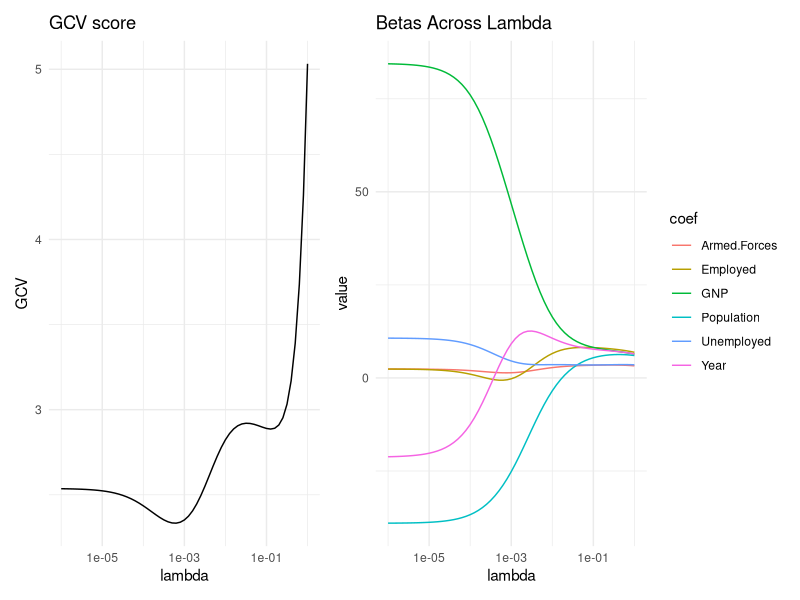
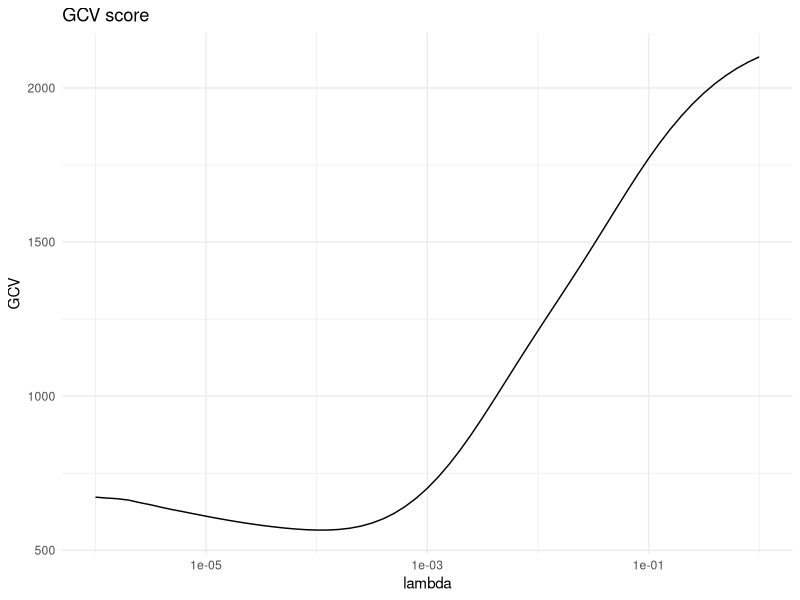
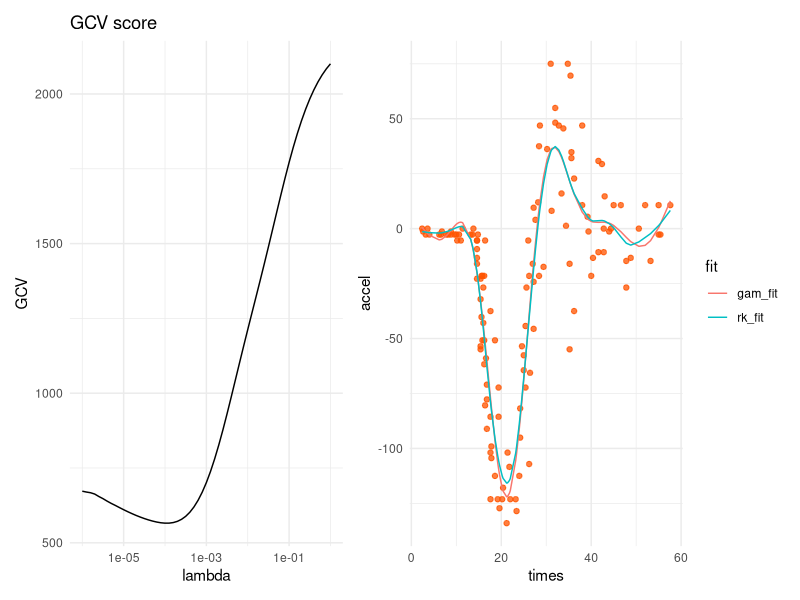

The R source for these figures, in order:
## ---- chunk 1
library(tidyverse)

data(longley)
y = longley[,1]
X = as.matrix(longley[,2:7])
X = apply(X, 2, scales::rescale, to = c(0, 1))
## ---- chunk 2
inverse <- function(X, eps = 1e-12) {
  eig.X = eigen(X, symmetric = TRUE)
  P = eig.X[[2]] 
  lambda = eig.X[[1]] 
  ind = lambda > eps
  lambda[ind] = 1/lambda[ind] 
  lambda[!ind] = 0
  
  P %*% diag(lambda) %*% t(P)
}
## ---- chunk 3
rk <- function(s, t) {
  init_len = length(s)
  rk = 0
  
  for (i in 1:init_len)
    rk = s[i]*t[i] + rk
  
  rk
} 
## ---- chunk 4
gram <- function(X, rkfunc = rk) {
  apply(X, 1, function(Row) 
    apply(X, 1, function(tRow) rkfunc(Row, tRow))
  )  
}
## ---- chunk 5
ridge <- function(X, y, lambda) {
  Gramm = gram(X)                                 # Gramm matrix (nxn)
  
  n = length(y)                                   
  Q = cbind(1, Gramm)                             # design matrix
  S = rbind(0, cbind(0, Gramm))
  
  M = crossprod(Q) + lambda*S
  M_inv = inverse(M)                              # inverse of M
  
  gamma_hat = crossprod(M_inv, crossprod(Q, y))
  f_hat = Q %*% gamma_hat
  
  A    = Q %*% M_inv %*% t(Q)
  tr_A = sum(diag(A))                             # trace of hat matrix
  
  rss  = crossprod(y - f_hat)                     # residual sum of squares
  gcv  = n*rss / (n - tr_A)^2                     # obtain GCV score
  
  list(
    f_hat = f_hat,
    gamma_hat = gamma_hat,
    beta_hat = c(gamma_hat[1], crossprod(gamma_hat[-1], X)),
    gcv = gcv
  )
}
## ---- chunk 6
lambda = 10^seq(-6, 0, by = .1)

gcv_search = map(lambda, function(lam) ridge(X, y, lam))

V = map_dbl(gcv_search, function(x) x$gcv)

ridge_coefs = map_df(gcv_search, function(x)
  data.frame(
    value = x$beta_hat[-1],
    coef  = colnames(X)
    ), .id = 'iter') %>% 
  mutate(
    lambda = lambda[as.integer(iter)]
  )
## ---- chunk 7
gcv_plot = qplot(
  lambda,
  V,
  geom = 'line',
  main = 'GCV score',
  ylab = 'GCV'
) +
  scale_x_log10() +
  theme_minimal()

beta_plot = ridge_coefs %>% 
  ggplot(aes(x = lambda, y = value, color = coef)) +
  geom_line() +
  scale_x_log10() +
  labs(title = 'Betas Across Lambda') +
  theme_minimal()

library(patchwork)

gcv_plot + beta_plot
## ---- chunk 8
ridge_model = ridge(X, y, lambda[which.min(V)])     # fit optimal model
### finding beta.0, beta.1 and beta.2 ##########
gamma_hat = ridge_model$gamma_hat
beta_0    = ridge_model$gamma_hat[1]               # intercept
beta_hat  = crossprod(gamma_hat[-1,], X)         # slope and noise term coefficients
## ---- chunk 9
c(beta_0, beta_hat)

ridge_glmnet = glmnet::glmnet(
  X,
  y,
  alpha  = 0,
  lambda = lambda,
  standardize = FALSE
)

cbind(
  est    = c(beta_0, beta_hat),
  glmnet = coef(ridge_glmnet)[, which.max(ridge_glmnet$dev.ratio)]
)
## ---- chunk 10
x = as.matrix(MASS::mcycle$times)
x = scales::rescale(x, to = c(0,1)) # rescale predictor to [0,1]
y = MASS::mcycle$accel
## ---- chunk 11
rk_spline <- function(s, t) {
  return(.5 * min(s, t)^2 * max(s, t) - (1/6) * min(s, t)^3)
}
## ---- chunk 12
smoothing_spline <- function(X, y, lambda) {
  Gramm = gram(X, rkfunc = rk_spline)   # Gramm matrix (nxn)
  
  n = length(y)
  J = cbind(1, X)                       # matrix with a basis for the null space of the penalty
  Q = cbind(J, Gramm)                   # design matrix
  m = ncol(J)                           # dimension of the null space of the penalty
  
  S = matrix(0, n + m, n + m)                        # initialize S
  S[(m + 1):(n + m), (m + 1):(n + m)] = Gramm        # non-zero part of S
  
  M = crossprod(Q) + lambda*S
  M_inv = inverse(M)                                 # inverse of M
  
  gamma_hat = crossprod(M_inv, crossprod(Q, y))
  f_hat = Q %*% gamma_hat
  
  A    = Q %*% M_inv %*% t(Q)
  tr_A = sum(diag(A))                                # trace of hat matrix
  
  rss = crossprod(y - f_hat)                         # residual sum of squares
  gcv = n * rss/(n - tr_A)^2                         # obtain GCV score
  
  list(
    f_hat = f_hat,
    gamma_hat = gamma_hat,
    gcv = gcv
  )
}
## ---- chunk 13
lambda = 10^seq(-6, 0, by = .1)

gcv_search = map(lambda, function(lam) smoothing_spline(x, y, lam))

V = map_dbl(gcv_search, function(x) x$gcv)
## ---- chunk 14
gcv_plot = qplot(
  lambda,
  V,
  geom = 'line',
  main = 'GCV score',
  ylab = 'GCV'
) +
  scale_x_log10() +
  theme_minimal()

gcv_plot
## ---- chunk 15
spline_model = smoothing_spline(x, y, lambda[which.min(V)])       # fit optimal model
gam_model    = mgcv::gam(y ~ s(x))

fit_plot = MASS::mcycle %>%
  mutate(rk_fit  = spline_model$f_hat[, 1],
         gam_fit = fitted(gam_model)) %>%
  arrange(times) %>%
  pivot_longer(-c(times, accel), names_to = 'fit', values_to = 'value')  %>%
  ggplot(aes(times, accel)) +
  geom_point(color = '#FF550080') +
  geom_line(aes(y = value, color = fit)) +
  theme_minimal()


library(patchwork)

gcv_plot + fit_plot
